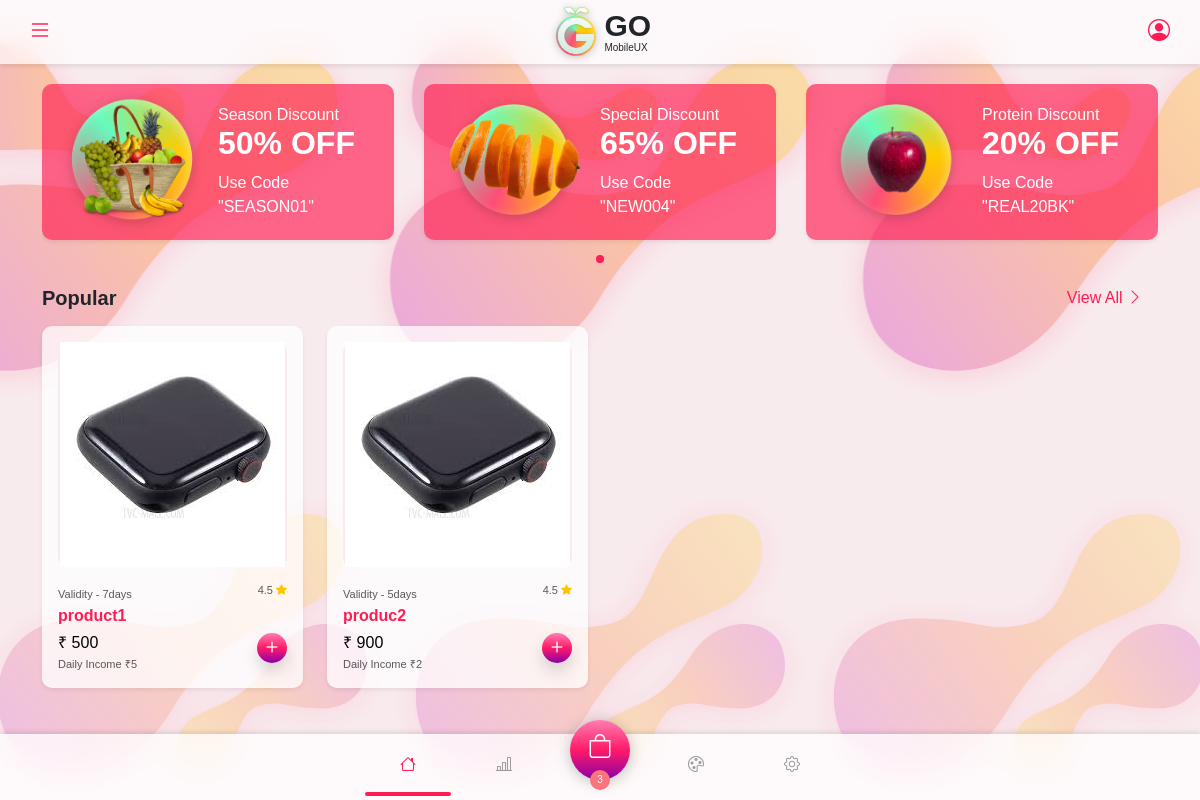
The app's page /prducts/ (signed in), older data.
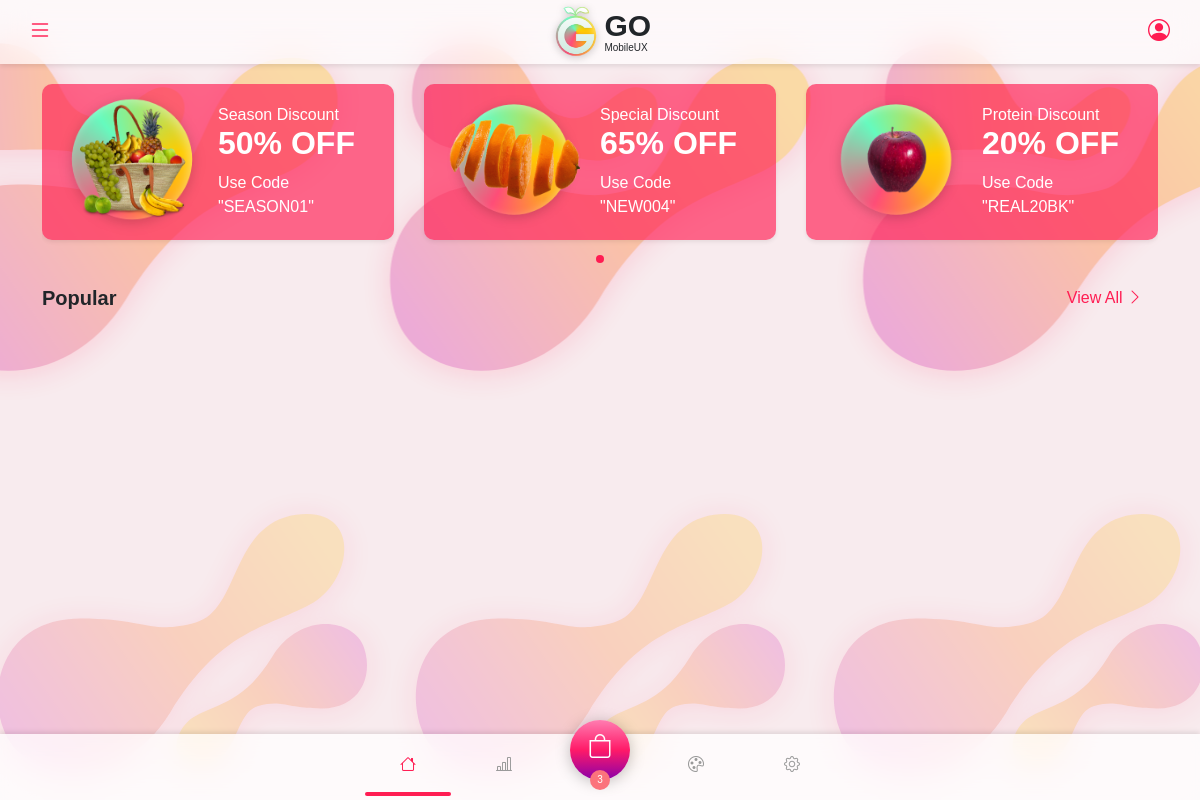
The same page, newer data.
### shopping_app/models.py (models this page shows, shortened)
class Prodcut(models.Model):
    name = models.CharField(max_length=100)
    price = models.PositiveIntegerField()
    description = models.TextField()
    duration = models.IntegerField()
    commission = models.IntegerField()
    product_img = models.ImageField(upload_to="product_img")

### shopping_app/views.py (the view)
# urls.py: path("prducts/",views.product,name="product"),
@login_required(login_url="signin")
def product(request):
    product = Prodcut.objects.all()
    return render(request,'Products/product.html',{'product':product})

### templates/Products/product.html
{% extends 'Base/base.html' %}
{% load static %}
{% block main-content %}
<div class="swiper-container offerslides mb-3">
    <div class="swiper-wrapper">
        <div class="swiper-slide">
            <div class="card shadow-sm card-theme">
                <div class="card-body py-1">
                    <div class="row">
                        <div class="col-6">
                            <img src="{% static 'assets/img/Banner.png' %}" alt="" class="mw-100">
                        </div>
                        <div class="col text-start align-self-center ps-0">
                            <h6 class="fw-normal mb-0">Season Discount</h6>
                            <h2>50% OFF</h2>
                            <p>Use Code<br><strong>"SEASON01"</strong></p>
                        </div>
                    </div>
                </div>
            </div>
        </div>
        <div class="swiper-slide">
            <div class="card shadow-sm card-theme">
                <div class="card-body py-1">
                    <div class="row">
                        <div class="col-6">
                            <img src="{% static 'assets/img/Banner3.png' %}" alt="" class="mw-100">
                        </div>
                        <div class="col text-start align-self-center ps-0">
                            <h6 class="fw-normal mb-0">Special Discount</h6>
                            <h2>65% OFF</h2>
                            <p>Use Code<br><strong>"NEW004"</strong></p>
                        </div>
                    </div>
                </div>
            </div>
        </div>
        <div class="swiper-slide">
            <div class="card shadow-sm card-theme">
                <div class="card-body py-1">
                    <div class="row">
                        <div class="col-6">
                            <img src="{% static 'assets/img/Banner2.png' %}" alt="" class="mw-100">
                        </div>
                        <div class="col text-start align-self-center ps-0">
                            <h6 class="fw-normal mb-0">Protein Discount</h6>
                            <h2>20% OFF</h2>
                            <p>Use Code<br><strong>"REAL20BK"</strong></p>
                        </div>
                    </div>
                </div>
            </div>
        </div>
    </div>
    <div class="swiper-pagination pagination-offerslides"></div>
</div>
<div class="row mb-3">
    <div class="col">
        <h5 class="mb-0">Popular</h5>
    </div>
    <div class="col-auto">
        <a href="" class="link text-color-theme">View All <i class="bi bi-chevron-right"></i></a>
    </div>
</div>
<div class="row">
    {% for i in product %}
    <div class="col-6 col-md-4 col-lg-3">
        <div class="card shadow-sm product mb-4">
            <div class="card-body">
                <figure class="text-center">
                    <img src="{{i.product_img.url}}" alt="">
                </figure>
                <p class="mb-1">
                    <small class="text-opac">Validity - {{i.duration}}days</small>
                    <small class="float-end"><span class="text-opac">4.5</span> <i class="bi bi-star-fill text-warning"></i></small>
                </p>
                <a href="{% url 'product_detail' i.id %}" class="text-normal">
                    <h6 class="text-color-theme">{{i.name}}</h6>
                </a>
                <div class="row">
                    <div class="col">
                        <p class="mb-0">₹ {{i.price}}<br><small class="text-opac">Daily Income ₹{{i.commission}}</small></p>
                    </div>
                    <div class="col-auto">
                        <a href="{% url 'product_detail' i.id %}">
                            <button class="btn btn-sm avatar avatar-30 p-0 rounded-circle shadow btn-gradient" data-bs-toggle="modal" data-bs-target="#addproductcart">
                            <i class="bi bi-plus size-22"></i>
                        </button>
                        </a>
                    </div>
                </div>
            </div>
        </div>
    </div>
    {% endfor %}
</div>
{% endblock main-content %}

### templates/Base/base.html (shortened to what this page needs)
<!doctype html>
{% load static %}
<html lang="en">
<head>
    <link href="{% static 'css2?family=Nunito:wght@400;700&display=swap' %}" rel="stylesheet">
    <link href="{% static 'css2-1?family=PT+Sans:ital,wght@0,400;0,700;1,400&display=swap' %}" rel="stylesheet">
    <link rel="stylesheet" href="{% static 'npm/bootstrap-icons%401.5.0/font/bootstrap-icons.css' %}">
    <link href="{% static 'assets/vendor/nouislider/nouislider.min.css' %}" rel="stylesheet">
    <link rel="stylesheet" href="{% static 'assets/vendor/swiperjs-6.6.2/swiper-bundle.min.css' %}">
    <link href="{% static 'css/style.css' %}" rel="stylesheet" id="style">
</head>
<body class="body-scroll" data-page="home">
    <main class="h-100 has-header has-footer">
        {% include 'Base/header.html' %}
        <div class="main-container container ">
            {% block main-content %}{% endblock main-content %}
    </main>
        {% include 'Base/footer.html' %}
</body>
</html>

### templates/Base/sidebar.html (shortened to what this page needs)
{% load static %}

### templates/Base/header.html
{% load static %}
<header class="container-fluid header">
    <div class="row">
        <div class="col-auto align-self-center">
            <button type="button" class="btn btn-link menu-btn text-color-theme">
                <i class="bi bi-list size-24"></i>
            </button>
        </div>
        <div class="col text-center">
            <div class="logo-small">
                <img src="{% static 'assets/img/logo.png' %}" alt="" class="img">
                <h6>GO<br><small>MobileUX</small></h6>
            </div>
        </div>
        <div class="col-auto align-self-center">
            <a href="profile.html" class="link text-color-theme">
                <i class="bi bi-person-circle size-22"></i>
            </a>
        </div>
    </div>
</header>

### templates/Base/footer.html (shortened to what this page needs)
<footer class="footer">
    <div class="container">
        <ul class="nav nav-pills nav-justified">
            <li class="nav-item">
                <a class="nav-link active" href="/">
                    <span>
                        <i class="nav-icon bi bi-house"></i>
                    </span>
                </a>
            </li>
            <li class="nav-item">
                <a class="nav-link" href="{% url 'product' %}">
                    <span>
                        <i class="nav-icon bi bi-bar-chart-line"></i>
                    </span>
                </a>
            </li>
            <li class="nav-item center-item">
                <a class="nav-link" href="{% url 'wallet' %}">
                    <span>
                        <i class="nav-icon bi bi-bag"></i>
                        <span class="countercart">3</span>
                    </span>
                </a>
            </li>
            <li class="nav-item">
                <a class="nav-link" href="style.html">
                    <span>
                        <i class="nav-icon bi bi-palette"></i>
                    </span>
                </a>
            </li>
            <li class="nav-item">
                <a class="nav-link" href="{% url 'profile' %}">
                    <span>
                        <i class="nav-icon bi bi-gear"></i>
                    </span>
                </a>
            </li>
        </ul>
    </div>
</footer>

Row changes from the older to the newer data that the page shows:
removed Prodcut: product_img (picture), duration "7", name "product1", price "500", commission "5"
removed Prodcut: product_img (picture), duration "5", name "produc2", price "900", commission "2"
